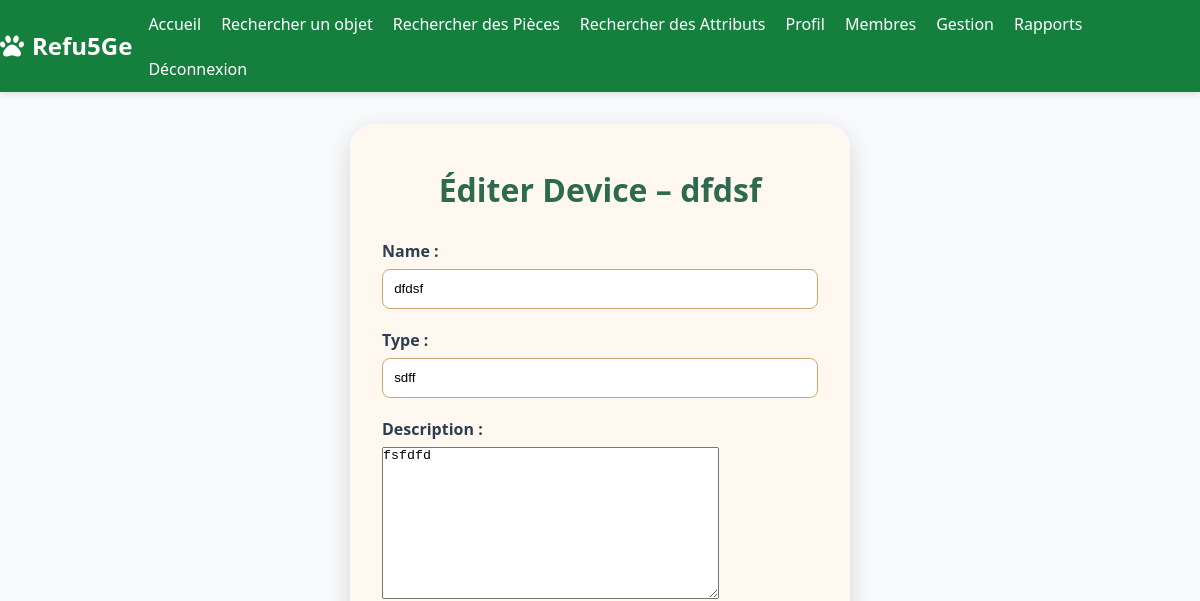
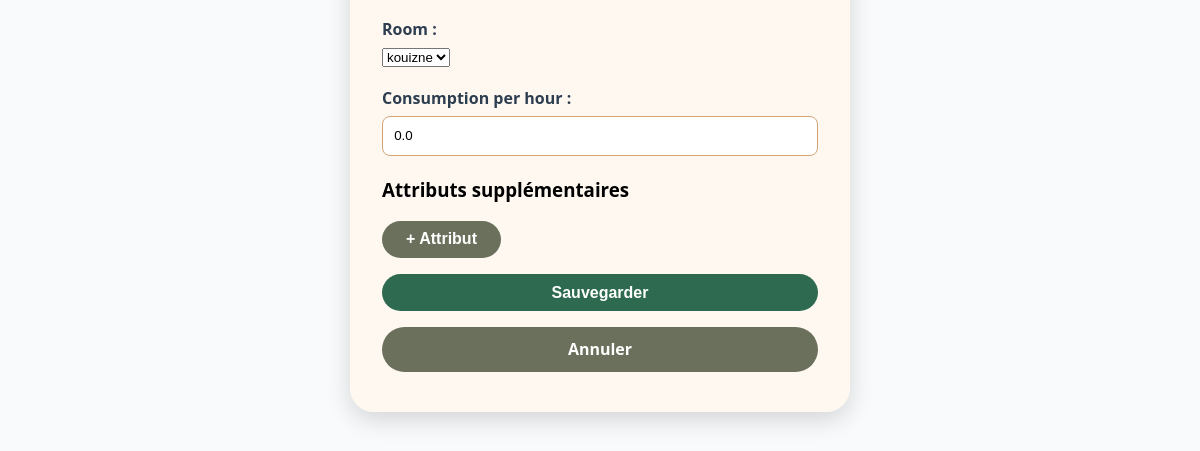
Before: /gestion/edit/Device/1/ (signed in, upper part) with the older database file (2 pictures, top to bottom).
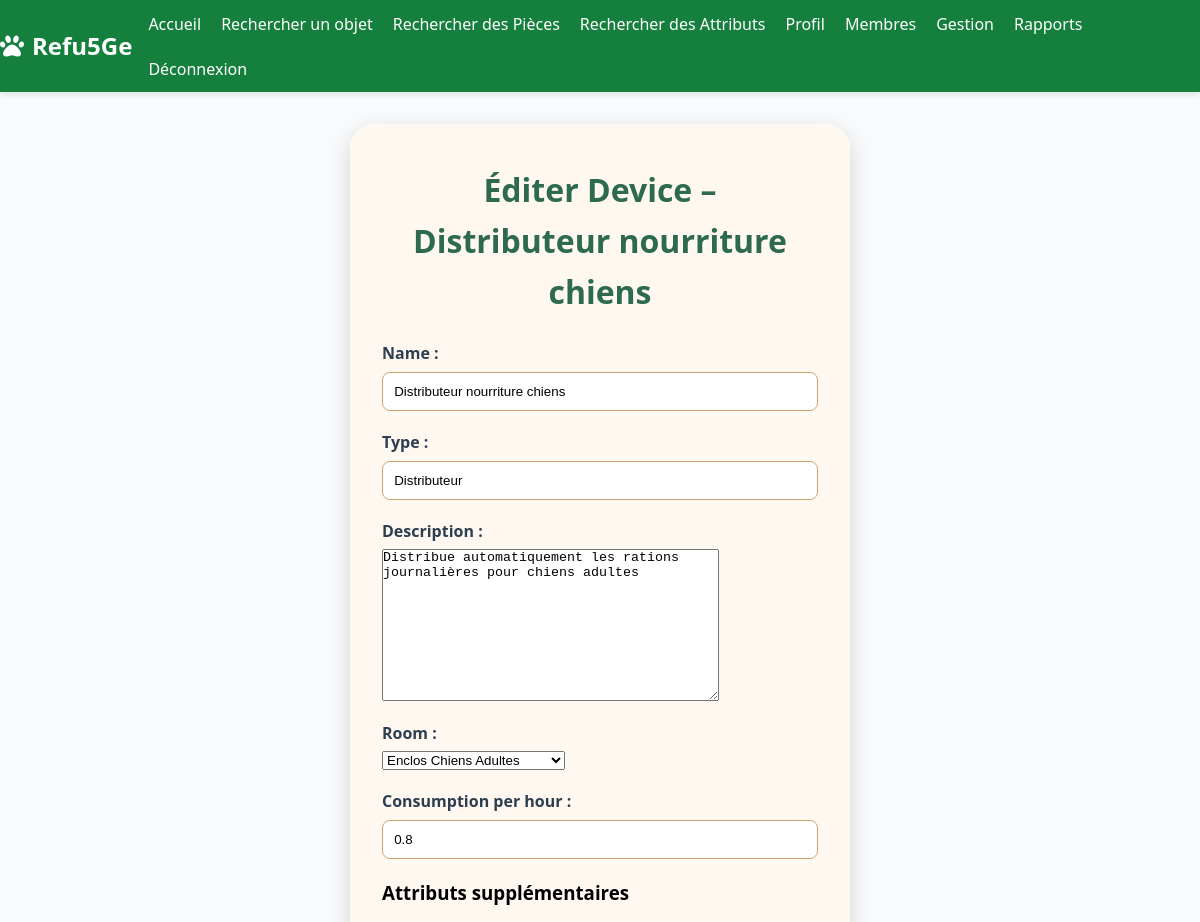
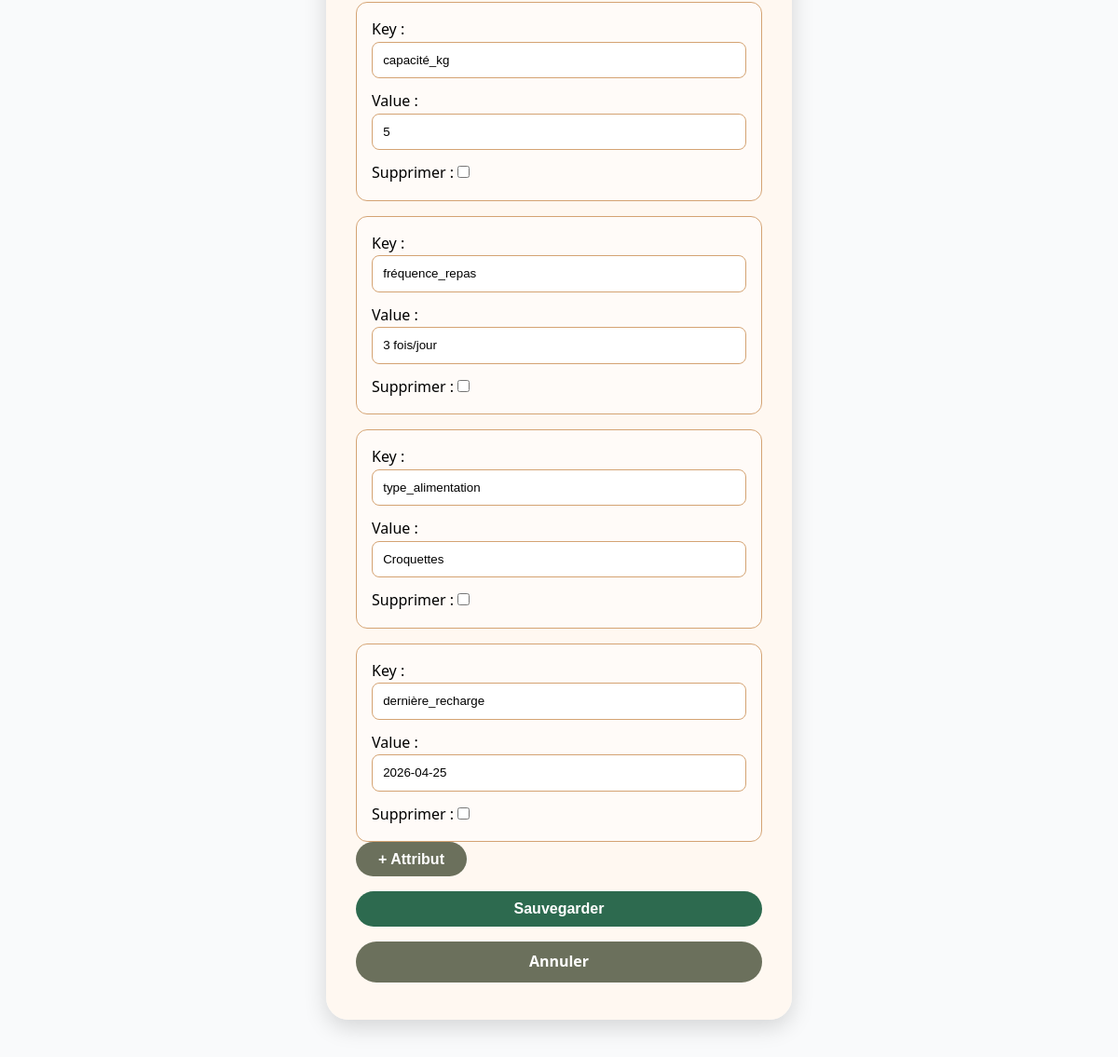
After: the same page with the newer database file (2 pictures, top to bottom).
### core/models.py (models this page shows)
class Device(models.Model):
    id = models.AutoField(primary_key=True)
    name = models.CharField(max_length=100)
    type = models.CharField(max_length=50)
    description = models.TextField(max_length=200)
    state = models.BooleanField(default=False)
    room = models.ForeignKey(Room, on_delete=models.CASCADE, related_name='devices')
    consumption_per_hour = models.FloatField(default=0.0, validators=[MinValueValidator(0.0)])
    def __str__(self):
        return f"{self.name}"

### Refu5Ge/decorators.py (the view)
        def wrapper(request, *args, **kwargs):
            if not request.user.is_authenticated:
                return redirect("login")
            if request.user.profile.level != group_name:
                return redirect("all_rooms")
            return view_func(request, *args, **kwargs)

### gestion/forms.py
    class GenericForm(forms.ModelForm):
        class Meta:
            model = model_class
            if model_class == Device:
                fields = ["name", "type", "description", "room", "consumption_per_hour"]
            else:
                fields = "__all__"

### core/models.py (called while the page is built)
    def __str__(self):
        return f"{self.name}"

### gestion/forms.py (called while the page is built)
def get_generic_form(model_class):
    class GenericForm(forms.ModelForm):
        class Meta:
            model = model_class
            if model_class == Device:
                fields = ["name", "type", "description", "room", "consumption_per_hour"]
            else:
                fields = "__all__"
    return GenericForm

### templates/gestion/edit.html (shortened to what this page needs)
{% extends "base.html" %}
{% block body_class %}auth-page{% endblock %}
{% block extra_css %}
<link rel="stylesheet" href="/static/css/account.css">
<link rel="stylesheet" href="/static/css/gestion.css">
{% endblock %}
{% block content %}
<div class="auth-content">
    <div class="card">
        <h2>Éditer {{ model_name }} – {{ object }}</h2>
    <form method="POST">
        {% for field in form %}
                <div class="form-group">
                    {{ field.label_tag }}
                    {{ field }}
                </div>
            {% endfor %}
        {% if attr_formset %}
            <h3 class="mt-4">Attributs supplémentaires</h3>
            <div id="attrs-forms">
                {% for f in attr_formset %}
                    <div class="attr-form-row">{{ f.as_p }}</div>
                {% endfor %}
            </div>
            <button type="button" id="add-attr-row" class="btn btn-secondary mt-2">+ Attribut</button>
        {% endif %}
        <button type="submit" class="btn btn-primary btn-full mt-4">Sauvegarder</button>
        {% if next %}
            <a href="{{ next }}" class="btn btn-secondary btn-full mt-2">Annuler</a>
        {% else %}
            <a href="{% url 'all_rooms' %}" class="btn btn-secondary btn-full mt-2">Annuler</a>
        {% endif %}
    </form>
    </div>
</div>
{% endblock %}

Changed rows visible on the page:
changed Device: name "dfdsf" → "Distributeur nourriture chiens"; type "sdff" → "Distributeur"; description "fsfdfd" → "Distribue automatiquement les rations journalières pour chiens adultes"; room "kouizne" → "Enclos Chiens Adultes"; consumption_per_hour "0.0" → "0.8"
Other visible differences:
new list line: "Key : Value : Supprimer : capacité_kg 5 ☐"
new list line: "Key : Value : Supprimer : fréquence_repas 3 fois/jour ☐"
new list line: "Key : Value : Supprimer : type_alimentation Croquettes ☐"
new list line: "Key : Value : Supprimer : dernière_recharge 2026-04-25 ☐"
